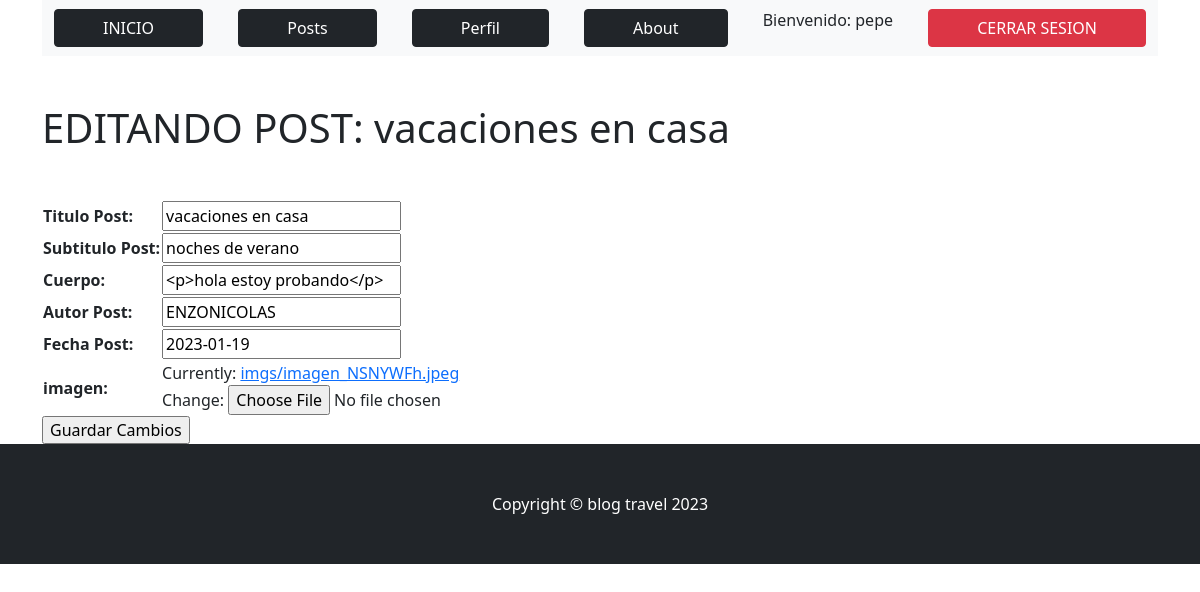
Page /AppBlog/editarPost/1 (signed in) on the committed database.
### AppBlog/models.py (models this page shows)
class Post(models.Model):
    titulo= models.CharField(max_length=100)
    subtitulo=models.CharField(max_length=150)
    cuerpo= RichTextField(blank=True, null=True)
    autor= models.CharField(max_length=50)
    fecha= models.DateField()
    imagen = models.ImageField(upload_to="imgs")
    def __str__(self):
        return self.titulo

### AppBlog/views.py (the view)
# urls.py: path("editarPost/<id>", editarPost, name="editarPost"),
@login_required
def editarPost(request, id):
    postt=Post.objects.get(id=id)
    if request.method=="POST":
        form= PostForm(request.POST, request.FILES)
        if form.is_valid():
            info=form.cleaned_data
            postt.titulo=info["titulo"]
            postt.subtitulo=info["subtitulo"]
            postt.cuerpo=info["cuerpo"]
            postt.autor=info["autor"]
            postt.fecha=info["fecha"]
            postt.imagen=info["imagen"]
            postt.save()
            posts=Post.objects.all()
            return render(request, "AppBlogg/posts.html", {"posts":posts, "mensaje": "post editado correctamente"})
        pass
    else:
        formulario=PostForm(initial={"titulo":postt.titulo, "subtitulo":postt.subtitulo, "cuerpo":postt.cuerpo, "autor":postt.autor, "fecha":postt.fecha, "imagen":postt.imagen})
        return render(request, "AppBlogg/editarPost.html", {"form":formulario, "post":postt})

### AppBlog/forms.py
class PostForm(forms.Form):
    titulo= forms.CharField(label="Titulo Post", max_length=100)
    subtitulo= forms.CharField(label="Subtitulo Post", max_length=150)
    cuerpo= forms.CharField(widget=CKEditorWidget())
    autor= forms.CharField(label="Autor Post", max_length=50)
    fecha= forms.DateField(label="Fecha Post")
    imagen= forms.ImageField(label="imagen")

### AppBlog/templates/AppBlogg/editarPost.html (shortened to what this page needs)
{% extends "AppBlogg/padre.html" %}
{% load static %}
{% block titulo %}
<h1 class="mb-5">EDITANDO POST: {{ post }} </h1>
{% endblock %}
{% block contenido_que_cambia %}
<form action="{% url 'editarPost' post.id %}" method="POST"enctype="multipart/form-data"> {% csrf_token %}
    <table>
        {{ form.as_table }}
    </table>
    <input type="submit" value="Guardar Cambios">
    </form>
{% endblock %}

### AppBlog/templates/AppBlogg/padre.html (shortened to what this page needs)
<!DOCTYPE html>
<html lang="en">
    <head>
        {% load static %}
        <link href="{% static 'AppBlog/css/styles.css' %}" rel="stylesheet" />
    </head>
    <body>
        <nav  style="display: flex; justify-content: space-around;">
            <div class="container">
                <nav class="navbar navbar-light bg-light static-top">
                    <div class="container">
                        {% if user.is_authenticated %}
                        <a class="btn btn-dark px-5"  href="{% url 'inicio' %}">INICIO</a>
                        <a class="btn btn-dark px-5" href="{% url 'leerPosts' %}">Posts</a>
                        <a class="btn btn-dark px-5" href="{% url 'editarPerfil' %}">Perfil</a>
                        <a class="btn btn-dark px-5" href="{% url 'about' %}">About</a>
                        <p>Bienvenido: {{ user.username }}</p>
                        <a class="btn btn-danger px-5" href="{% url 'logout' %}">CERRAR SESION</a>
                        {% else %}
                        <a class="btn btn-dark px-5" href="{% url 'register' %}">REGISTRO</a>
                        <a class="btn btn-dark px-5" href="{% url 'login' %}">INGRESAR</a>
                        {% endif %}
                </div>
            </div>
        </nav>
        <div class="container mt-5">
            <div class="row">
                <div class="col-lg-8">
                    <article>
                        <header class="mb-4">
                            {% block titulo %}
                            {% endblock %}
                        </header>
                        {% block contenido_que_cambia %}
                        {% endblock %}
                    </article>
                    </div>
                </div>
            </div>
        <footer class="py-5 bg-dark">
            <div class="container"><p class="m-0 text-center text-white">Copyright &copy; blog travel 2023</p></div>
        </footer>
    </body>
</html>

### rows in the picture
Post: titulo "vacaciones en casa", subtitulo "noches de verano", cuerpo "<p>hola estoy probando</p>", autor "ENZONICOLAS", fecha "2023-01-19"

### other values in the picture
{{ user.username }} "pepe"
